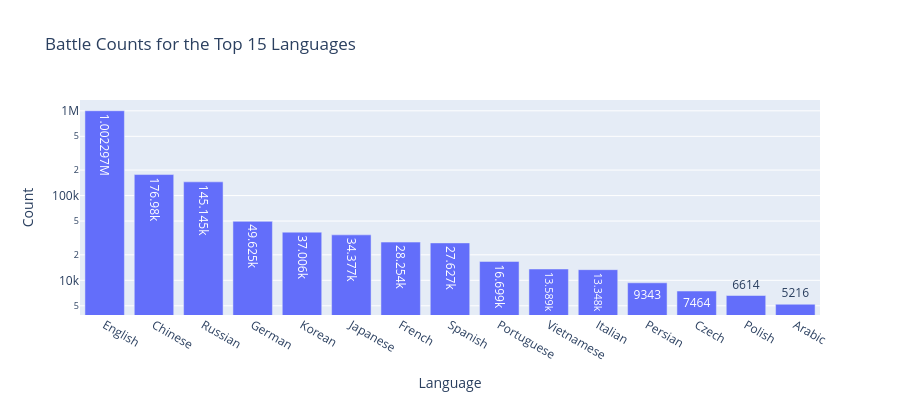

This figure's notebook cell:
### Code cell
topk = 15
fig = px.bar(lang_count.head(topk),
             title=f"Battle Counts for the Top {topk} Languages",
             text_auto=True, height=400, log_y=True)
fig.update_layout(xaxis_title="Language", yaxis_title="Count", showlegend=False)
fig

### Figure 1 — Plotly figure (JSON) as saved in the notebook; plotly's stock layout.template omitted (floating-point values rounded to 4 significant figures)
{"data": [{"hovertemplate": "variable=count<br>language=%{x}<br>value=%{y}<extra></extra>", "legendgroup": "count", "marker": {"color": "#636efa", "pattern": {"shape": ""}}, "name": "count", "orientation": "v", "showlegend": true, "textposition": "auto", "texttemplate": "%{y}", "type": "bar", "x": ["English", "Chinese", "Russian", "German", "Korean", "Japanese", "French", "Spanish", "Portuguese", "Vietnamese", "Italian", "Persian", "Czech", "Polish", "Arabic"], "xaxis": "x", "y": [1002297, 176980, 145145, 49625, 37006, 34377, 28254, 27627, 16699, 13589, 13348, 9343, 7464, 6614, 5216], "yaxis": "y"}], "layout": {"barmode": "relative", "height": 400, "legend": {"title": {"text": "variable"}, "tracegroupgap": 0}, "showlegend": false, "title": {"text": "Battle Counts for the Top 15 Languages"}, "xaxis": {"anchor": "y", "domain": [0, 1], "title": {"text": "Language"}}, "yaxis": {"anchor": "x", "domain": [0, 1], "title": {"text": "Count"}, "type": "log"}}}
